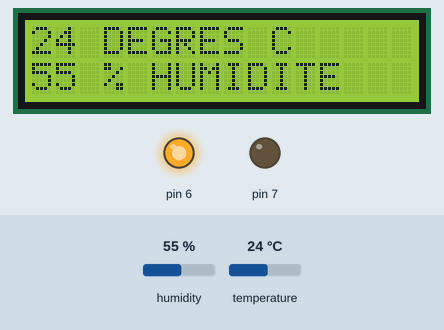
This sketch was run on a simulated Arduino Uno, built with avr-gcc and run on an emulated ATmega328P. On the bench: 16×2 character LCD, output pins drawn as LEDs (lit = HIGH). The inputs (shaded band) are chosen by the test bench; at power-on: humidity 55 %, temperature 24 °C. What the sketch prints to the serial monitor is not drawn.

Above: at 1.2 s.
1.3 s: humidity set to 42 %
At 3.0 s:
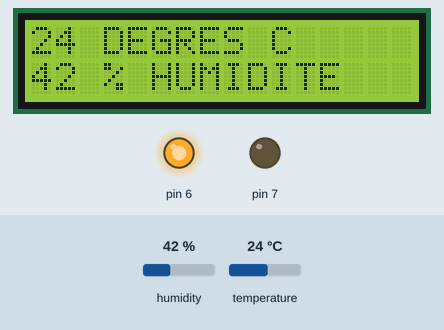
3.4 s: humidity set to 39 %
At 5.8 s:
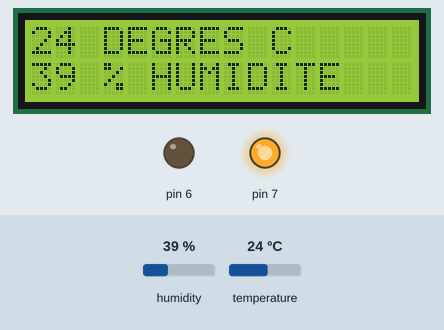
6.1 s: temperature set to 12 °C
At 7.0 s:
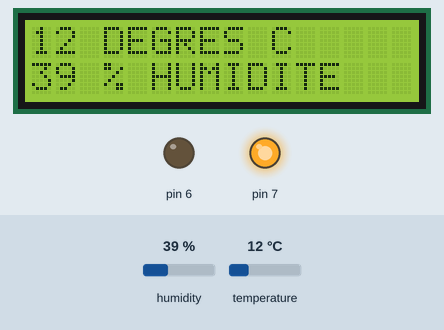
8.2 s: temperature set to 19 °C
At 10.1 s:
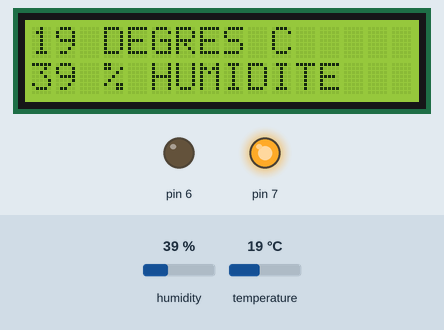
Timing chart, 0 to 11.6 s (numbered marks = the images above; inputs shaded):
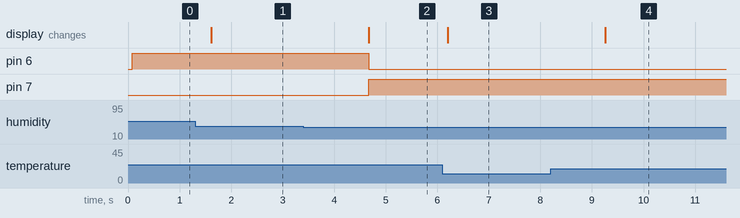

Measured:
- the behaviour switches between 41 and 40 % on humidity (found by bisection; images 1 and 2)
- after the input at 1.3 s, the display: changes after 0.32 s (image 1)
- after the input at 3.4 s, pin 6: HIGH → LOW after 1.3 s; pin 7: LOW → HIGH after 1.3 s; the display: changes after 1.3 s (image 2)
- after the input at 6.1 s, the display: changes after 0.10 s (image 3)
- after the input at 8.2 s, the display: changes after 1.1 s (image 4)

The sketch:

humidit_.ino
```cpp
/* THONAIN
 *  CAPTEUR T° ET HUMIDITE DHT11 + AFFICHAGE SUR ECRAN LCD
 *  AVEC LED ALARME HUMIDITE
 */
#include <SimpleDHT.h >
#include <LiquidCrystal.h>
LiquidCrystal lcd(12, 11, 5, 4, 3, 2);
const int pinDHT11 = 8;
SimpleDHT11 dht11;
void setup() {
  Serial.begin(115200);
  lcd.begin(16, 2);
  pinMode(7, OUTPUT);
  pinMode(6, OUTPUT);
 analogWrite(6, LOW);
 analogWrite(7, LOW);
}
void loop() {
  byte temperature = 0;
  byte humidity = 0;
 lcd.setCursor(0, 0);
 int err = SimpleDHTErrSuccess;
  if ((err = dht11.read(pinDHT11, &temperature, &humidity, NULL)) != SimpleDHTErrSuccess)
  {
    Serial.print("Read DHT11 failed, err="); Serial.println(err);delay(1000);
    return;
  }
  Serial.print("Lecture OK: ");
  Serial.print(" TEMPERATURE  "); Serial.print((int)temperature); Serial.print(" °C, ");
  Serial.print(" HUMIDITE  "); Serial.print((int)humidity); Serial.println(" %");
 if ( humidity > 40)
  {
    analogWrite(6, 255);
    analogWrite(7, LOW);
  }
 else
  {
    analogWrite(6, LOW);
    analogWrite(7, 255);
  }
  lcd.print((int)temperature);
  lcd.print(" DEGRES C");
  lcd.setCursor(0, 1);
  lcd.print((int)humidity);
  lcd.print(" % HUMIDITE");
  delay(1500);
}
```
